Frame 1 (no input): blank canvas, image omitted
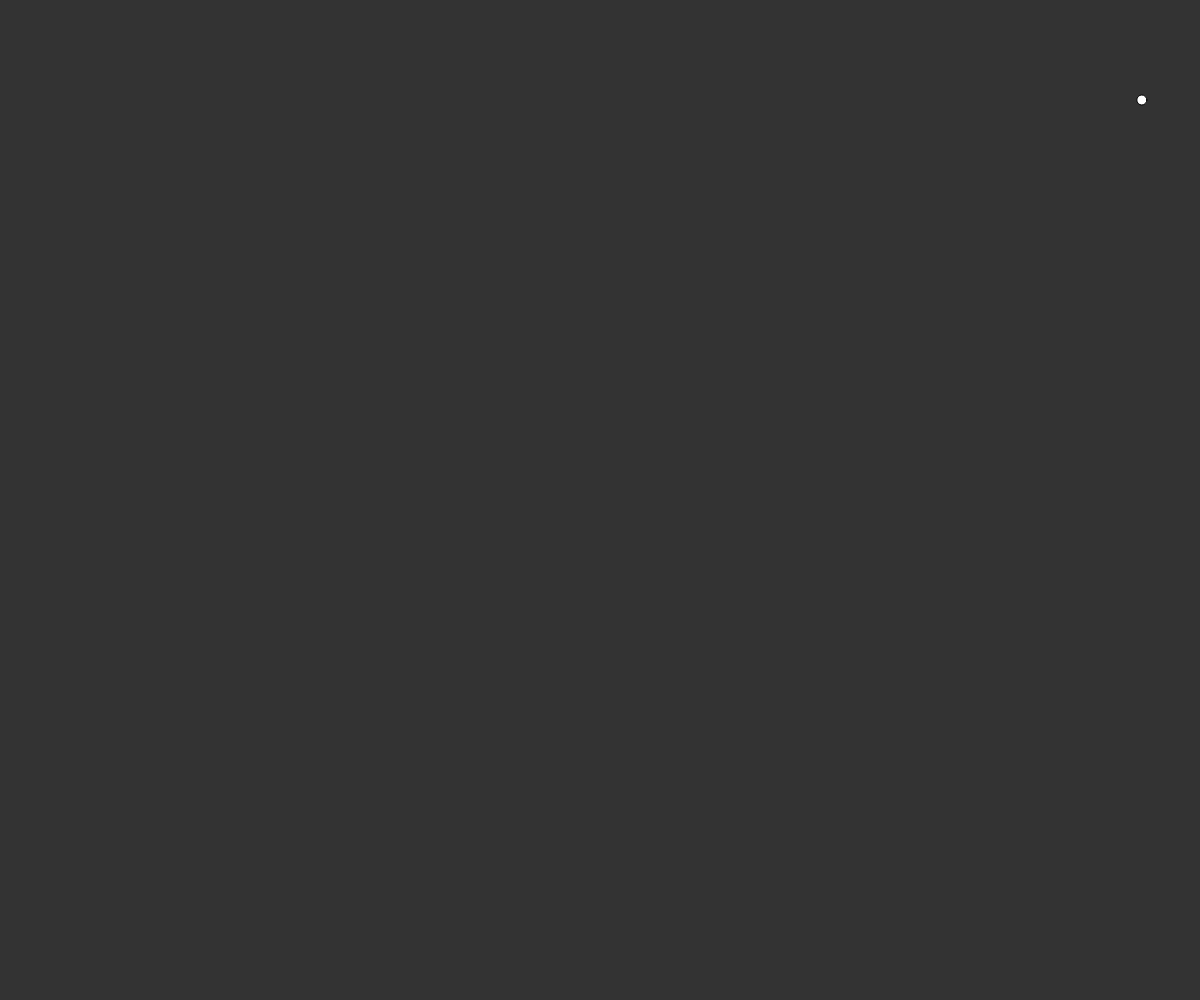
Frame 60 (no input)
Frame 120 (the mouse pressed at the canvas centre since frame 60): blank canvas, image omitted

The p5.js sketch that drew this single still picture (run headless with seeded random() and noise() and a simulated clock; from frame 60 on, the mouse is pressed at the canvas centre):

// p5.js sketch
// ── sketch.js
var counter;

function setup() {
  createCanvas(windowWidth, windowHeight);
  counter = 0;
}

function draw() {
  background(51);
  var elapsedSeconds = millis() / 1000;
  
  // amplitude modulation
  // var signal = map(sin(elapsedSeconds * 0.5), -1, 1, 0, 1);
  // ellipse(map(signal * sin(elapsedSeconds * 3), -1, 1, 0, width), 100, 10, 10)
  
  // frequency modulation
  counter = counter + map(sin(elapsedSeconds * 10), -1, 1, 0.01, 0.05);
  ellipse(map(sin(counter), -1, 1, 0, width), 100, 10, 10);
}
